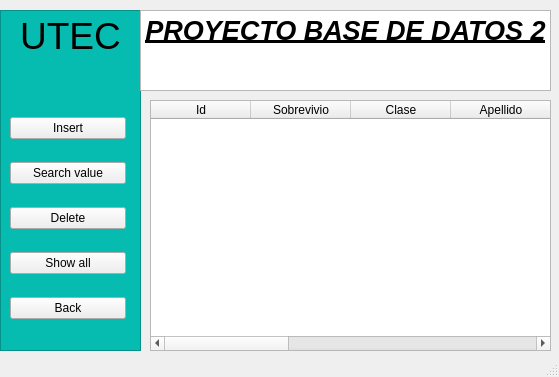
<?xml version="1.0" encoding="UTF-8"?>
<ui version="4.0">
 <class>Dinamyc_titanic</class>
 <widget class="QMainWindow" name="Dinamyc_titanic">
  <property name="geometry">
   <rect>
    <x>0</x>
    <y>0</y>
    <width>559</width>
    <height>377</height>
   </rect>
  </property>
  <property name="windowTitle">
   <string>MainWindow</string>
  </property>
  <widget class="QWidget" name="centralwidget">
   <widget class="QWidget" name="layoutWidget_2">
    <property name="geometry">
     <rect>
      <x>10</x>
      <y>100</y>
      <width>116</width>
      <height>241</height>
     </rect>
    </property>
    <layout class="QGridLayout" name="gridLayout_4">
     <item row="0" column="0">
      <widget class="QPushButton" name="btn_insert">
       <property name="text">
        <string>Insert</string>
       </property>
      </widget>
     </item>
     <item row="2" column="0">
      <widget class="QPushButton" name="btn_delete">
       <property name="text">
        <string>Delete</string>
       </property>
      </widget>
     </item>
     <item row="3" column="0">
      <widget class="QPushButton" name="btn_show">
       <property name="text">
        <string>Show all</string>
       </property>
      </widget>
     </item>
     <item row="4" column="0">
      <widget class="QPushButton" name="btn_back">
       <property name="text">
        <string>Back</string>
       </property>
      </widget>
     </item>
     <item row="1" column="0">
      <widget class="QPushButton" name="btn_search1">
       <property name="text">
        <string>Search value</string>
       </property>
      </widget>
     </item>
    </layout>
   </widget>
   <widget class="QTextBrowser" name="titulo">
    <property name="geometry">
     <rect>
      <x>140</x>
      <y>10</y>
      <width>411</width>
      <height>81</height>
     </rect>
    </property>
    <property name="html">
     <string>&lt;!DOCTYPE HTML PUBLIC &quot;-//W3C//DTD HTML 4.0//EN&quot; &quot;http://www.w3.org/TR/REC-html40/strict.dtd&quot;&gt;
&lt;html&gt;&lt;head&gt;&lt;meta name=&quot;qrichtext&quot; content=&quot;1&quot; /&gt;&lt;style type=&quot;text/css&quot;&gt;
p, li { white-space: pre-wrap; }
&lt;/style&gt;&lt;/head&gt;&lt;body style=&quot; font-family:'Ubuntu'; font-size:10pt; font-weight:400; font-style:normal;&quot;&gt;
&lt;p align=&quot;center&quot; style=&quot; margin-top:0px; margin-bottom:0px; margin-left:0px; margin-right:0px; -qt-block-indent:0; text-indent:0px;&quot;&gt;&lt;span style=&quot; font-size:20pt; font-weight:600; font-style:italic; text-decoration: underline;&quot;&gt;PROYECTO BASE DE DATOS 2&lt;/span&gt;&lt;/p&gt;&lt;/body&gt;&lt;/html&gt;</string>
    </property>
   </widget>
   <widget class="QTextBrowser" name="textBrowser">
    <property name="geometry">
     <rect>
      <x>0</x>
      <y>10</y>
      <width>141</width>
      <height>341</height>
     </rect>
    </property>
    <property name="styleSheet">
     <string notr="true">background: rgba(6,187,176,1)</string>
    </property>
    <property name="html">
     <string>&lt;!DOCTYPE HTML PUBLIC &quot;-//W3C//DTD HTML 4.0//EN&quot; &quot;http://www.w3.org/TR/REC-html40/strict.dtd&quot;&gt;
&lt;html&gt;&lt;head&gt;&lt;meta name=&quot;qrichtext&quot; content=&quot;1&quot; /&gt;&lt;style type=&quot;text/css&quot;&gt;
p, li { white-space: pre-wrap; }
&lt;/style&gt;&lt;/head&gt;&lt;body style=&quot; font-family:'Ubuntu'; font-size:10pt; font-weight:400; font-style:normal;&quot;&gt;
&lt;p align=&quot;center&quot; style=&quot; margin-top:0px; margin-bottom:0px; margin-left:0px; margin-right:0px; -qt-block-indent:0; text-indent:0px;&quot;&gt;&lt;span style=&quot; font-size:28pt;&quot;&gt;UTEC&lt;/span&gt;&lt;/p&gt;&lt;/body&gt;&lt;/html&gt;</string>
    </property>
    <property name="overwriteMode">
     <bool>false</bool>
    </property>
   </widget>
   <widget class="QTableWidget" name="table">
    <property name="geometry">
     <rect>
      <x>150</x>
      <y>100</y>
      <width>401</width>
      <height>251</height>
     </rect>
    </property>
    <column>
     <property name="text">
      <string>Id</string>
     </property>
    </column>
    <column>
     <property name="text">
      <string>Sobrevivio</string>
     </property>
    </column>
    <column>
     <property name="text">
      <string>Clase</string>
     </property>
    </column>
    <column>
     <property name="text">
      <string>Apellido</string>
     </property>
    </column>
    <column>
     <property name="text">
      <string>Nombre</string>
     </property>
    </column>
    <column>
     <property name="text">
      <string>Sexo</string>
     </property>
    </column>
    <column>
     <property name="text">
      <string>Edad</string>
     </property>
    </column>
    <column>
     <property name="text">
      <string>Sibsp</string>
     </property>
    </column>
    <column>
     <property name="text">
      <string>Parch</string>
     </property>
    </column>
   </widget>
   <zorder>textBrowser</zorder>
   <zorder>layoutWidget_2</zorder>
   <zorder>titulo</zorder>
   <zorder>table</zorder>
  </widget>
  <widget class="QStatusBar" name="statusbar"/>
 </widget>
 <resources/>
 <connections/>
</ui>
